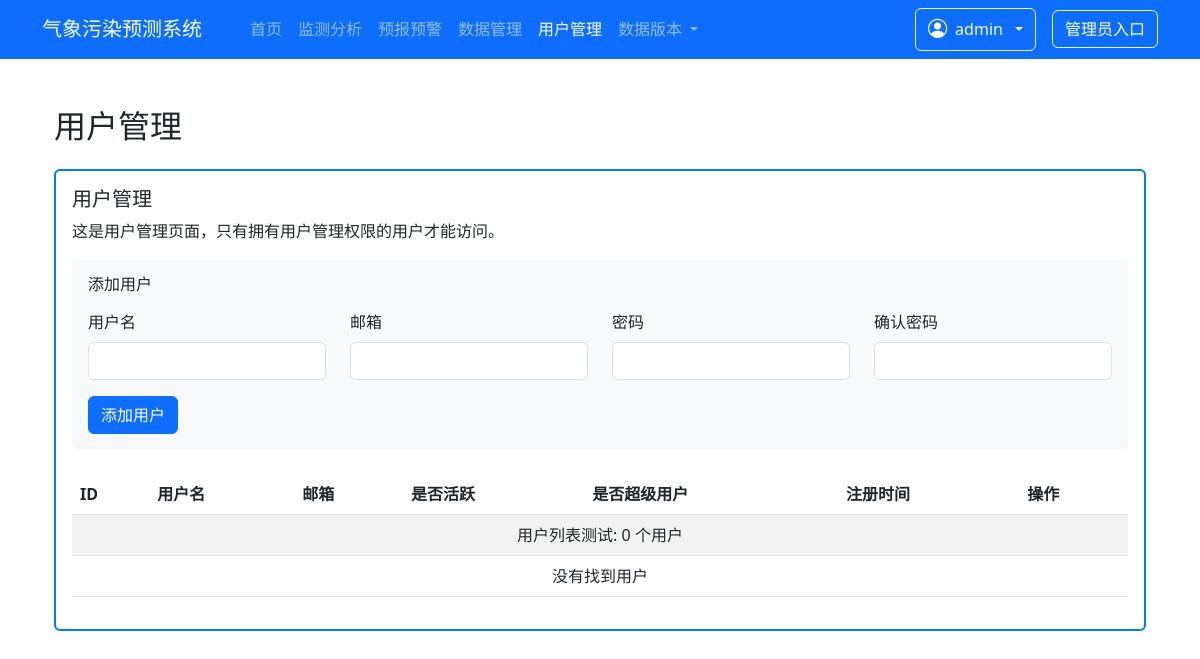
Before: /system/users/ (signed in) with the older database file.
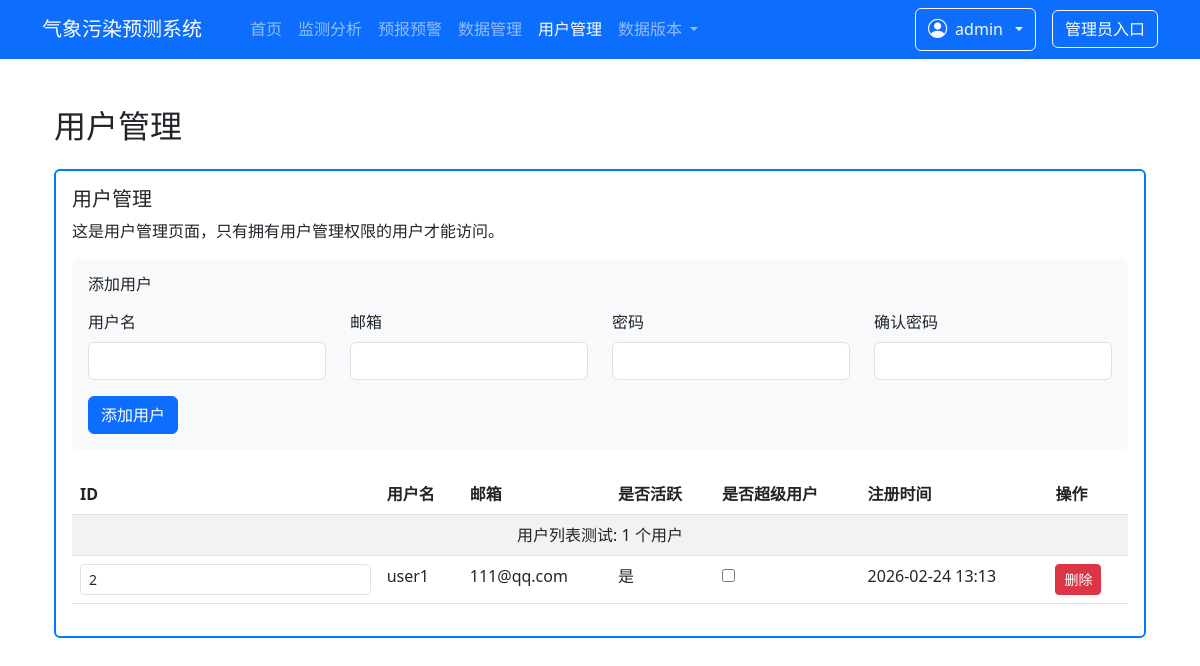
After: the same page with the newer database file.
### pollution_app/models.py (models this page shows, shortened)
class CustomUser(models.Model):
    username = models.CharField(max_length=50, unique=True, verbose_name="用户名")
    email = models.EmailField(max_length=100, unique=True, verbose_name="邮箱")
    password = models.CharField(max_length=128, verbose_name="密码")
    is_active = models.BooleanField(default=True, verbose_name="是否激活")
    is_superuser = models.BooleanField(default=False, verbose_name="是否超级用户")
    created_at = models.DateTimeField(auto_now_add=True, verbose_name="创建时间")
    updated_at = models.DateTimeField(auto_now=True, verbose_name="更新时间")
    class Meta:
        verbose_name = "用户"
        verbose_name_plural = "用户管理"
        ordering = ['-created_at']

### pollution_app/decorators.py (the view, shortened to what this page needs)
        def wrapper(request, *args, **kwargs):
            if not request.user.is_authenticated:
                if request.headers.get('X-Requested-With') == 'XMLHttpRequest':
                    return JsonResponse({'code': 401, 'message': '请先登录'}, status=401)
                from django.shortcuts import redirect
                return redirect('login')
            if request.user.is_staff:
                return func(request, *args, **kwargs)

### pollution_app/views.py (called while the page is built, shortened)
@permission_required('user_management')
def user_management(request):
    from .models import CustomUser
    users = CustomUser.objects.all().order_by('id')
    return render(request, 'pollution_app/user_management.html', {
        'page_title': '用户管理',
        'users': users
    })

### pollution_app/templates/pollution_app/user_management.html (shortened to what the changed rows need)
{% extends 'pollution_app/base.html' %}
{% block content %}
<div class="container mt-5">
    <h2>{{ page_title }}</h2>
    <div class="card mt-4" style="border: 2px solid #007bff;">
        <div class="card-body">
            <div class="table-responsive">
                <table class="table table-striped">
                    <thead class="thead-dark">
                        <tr>
                            <th>ID</th>
                            <th>用户名</th>
                            <th>邮箱</th>
                            <th>是否活跃</th>
                            <th>是否超级用户</th>
                            <th>注册时间</th>
                            <th>操作</th>
                        </tr>
                    </thead>
                    <tbody>
                        <tr>
                            <td colspan="7" class="text-center">用户列表测试: {{ users|length }} 个用户</td>
                        </tr>
                        {% if users %}
                            {% for user in users %}
                            <tr>
                                <td>
                                    {% if request.user.is_superuser %}
                                    <form method="POST" action="{% url 'user_management' %}" style="display: inline;">
                                        <input type="number" name="new_id" value="{{ user.id }}" class="form-control form-control-sm" min="1">
                                    </form>
                                    {% else %}
                                    {{ user.id }}
                                    {% endif %}
                                </td>
                                <td>{{ user.username }}</td>
                                <td>{{ user.email }}</td>
                                <td>{{ user.is_active|yesno:'是,否' }}</td>
                                <td>
                                    {% if request.user.is_superuser and user.username != request.user.username %}
                                    <form method="POST" action="{% url 'user_management' %}" style="display: inline;">
                                        <input type="checkbox" name="is_superuser" {% if user.is_superuser %}checked{% endif %} onchange="this.form.submit()">
                                    </form>
                                    {% else %}
                                    {{ user.is_superuser|yesno:'是,否' }}
                                    {% endif %}
                                </td>
                                <td>{{ user.created_at|date:'Y-m-d H:i' }}</td>
                                <td>
                                    {% if request.user.is_superuser %}
                                    {% if not user.is_superuser or user.username != request.user.username %}
                                    <a href="{% url 'delete_user' user.id %}" class="btn btn-danger btn-sm" onclick="return confirm('确定要删除该用户吗？');">删除</a>
                                    {% else %}
                                    <button class="btn btn-danger btn-sm" disabled>删除</button>
                                    {% endif %}
                                    {% endif %}
                                </td>
                            </tr>
                            {% endfor %}
                        {% else %}
                            <tr>
                                <td colspan="7" class="text-center">没有找到用户</td>
                            </tr>
                        {% endif %}
                    </tbody>
                </table>
            </div>
        </div>
    </div>
</div>
{% endblock %}

Changed rows visible on the page:
added CustomUser: new_id "2", username "user1", email "111@qq.com", is_active "是", created_at "2026-02-24 13:13", shows "删除"
Other visible differences:
{{ users|length }}: "0" → "1"
text no longer shown: "没有找到用户"
